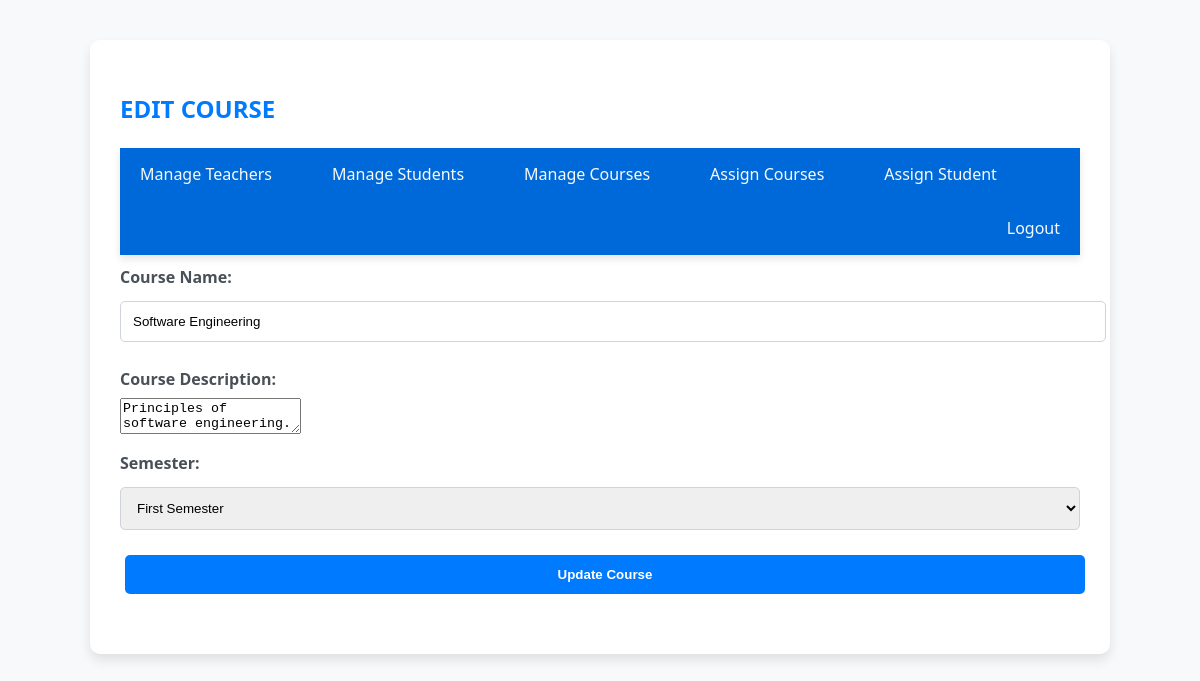
Page /superadmin/manage_courses/edit.php?course_id=2 (signed in) on the committed database.
### tables this page shows
CREATE TABLE `courses` (
  `course_id` int(11) NOT NULL,
  `course_name` varchar(100) NOT NULL,
  `course_description` text,
  `semester` int(11) DEFAULT NULL
);

### superadmin/manage_courses/edit.php (the view, shortened to what this page needs)
<?php
include '../../db_connect.php';
if (isset($_GET['course_id'])) {
    $course_id = $_GET['course_id'];
    $sql_course = "SELECT * FROM Courses WHERE course_id=?";
    $stmt_course = $conn->prepare($sql_course);
    $stmt_course->bind_param("i", $course_id);
    $stmt_course->execute();
    $result_course = $stmt_course->get_result();
    $course = $result_course->fetch_assoc();
}
?>
<!DOCTYPE html>
<html>
<head>
    <link rel="stylesheet" type="text/css" href="/css/style.css">
</head>
<body>
    <div class="container">
        <h2>Edit Course</h2>
        <?php include '../components/navbar.php'; ?>
        <form method="post">
            <label for="course_name">Course Name:</label>
            <input type="text" name="course_name" value="<?php echo $course['course_name']; ?>" required><br>
            <label for="course_description">Course Description:</label>
            <textarea name="course_description" required><?php echo $course['course_description']; ?></textarea><br>
            <label for="semester">Semester:</label>
            <select name="semester_id" required>
                <option value="1">First Semester</option>
            </select><br>
            <input type="submit" value="Update Course">
        </form>
    </div>
</body>
</html>

### css/style.css (style rules this page uses)
body { font-family: 'Segoe UI', Tahoma, Geneva, Verdana, sans-serif; background-color: #f8f9fa; margin: 0; padding: 0; line-height: 1.6; color: #343a40; }
.container { width: 80%; margin: 40px auto; padding: 30px; background-color: #ffffff; box-shadow: 0 6px 12px rgba(0, 0, 0, 0.1); border-radius: 10px; }
h2 { color: #007bff; margin-bottom: 20px; font-weight: 700; text-transform: uppercase; }
form { margin-bottom: 20px; }
form label { display: block; margin: 10px 0 5px; font-weight: 600; color: #495057; }
form input, form select { width: 100%; padding: 12px; margin: 5px 0 15px; border: 1px solid #ced4da; border-radius: 5px; transition: border-color 0.3s, box-shadow 0.3s; }
.btn, form input[type="submit"] { min-width: 120px; padding: 12px 20px; border: none; border-radius: 5px; background-color: #007bff; color: white; cursor: pointer; transition: background-color 0.3s, transform 0.3s; display: inline-block; margin: 10px 5px; font-weight: 600; }

### rows in the picture
courses: course_name "Software Engineering", course_description "Principles of software engineering."
